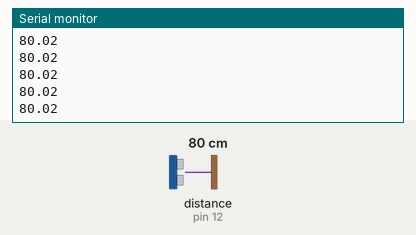
A sketch run on a simulated Arduino Uno, built with avr-gcc and run on an emulated ATmega328P. Parts: the last lines printed to the serial monitor. Wiring (inferred from the names in the program): ultrasonic range finder: trigger pin 11; echo pin 12. Inputs (shaded band) come from the test bench; at power-on: distance to the obstacle (sensor on pin 12) 80 cm. The echo pulse lasts 58.3 µs per cm.

Above: at 1.2 s.
1.3 s: distance to the obstacle (sensor on pin 12) set to 2 cm
At 1.38 s:
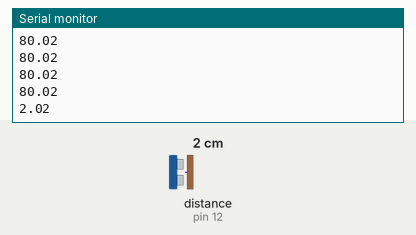
2.8 s: distance to the obstacle (sensor on pin 12) set to 4 cm
At 2.89 s:
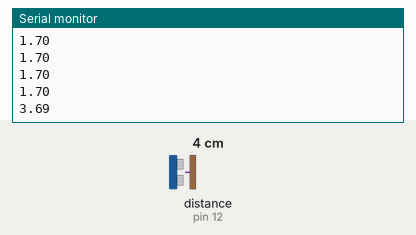
Timing chart, 0 to 5.8 s (numbered marks = the images above; inputs shaded):
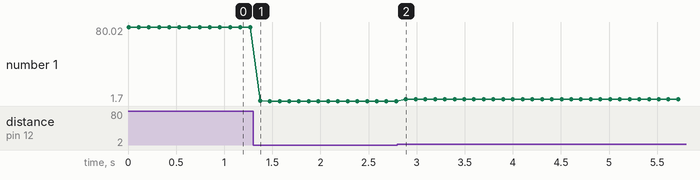

Measured:
- after the input at 1.3 s, the serial monitor: prints a new line after 0.07 s (image 1)
- after the input at 2.8 s, the serial monitor: prints a new line after 0.09 s (image 2)
- plotted number 1: 80.02 → 1.7 after the input at 1.3 s, 1.7 → 3.69 after the input at 2.8 s

The sketch:

is_my_sensor_working_.ino
```cpp
/*
 * Arduinoya verilen kod yüklendikten sonra serial monitor açılıp sensörün önüne obje konulup çekilerek sensörün çalışıp çalışmadığı gözlemlenebilir.
 */


#define Trigger 11
#define Echo 12

void setup(){

  Serial.begin(9600);

  // Define each pin as an input or output.
  pinMode(Echo, INPUT);
  pinMode(Trigger, OUTPUT);
}

void loop(){

  // Make the Trigger LOW (0 volts)
  // for 2 microseconds
  digitalWrite(Trigger, LOW);
  delayMicroseconds(2);

  // Emit high frequency 40kHz sound pulse
  // by making Trigger HIGH (5 volts)
  // for 10 microseconds
  digitalWrite(Trigger, HIGH);
  delayMicroseconds(10);
  digitalWrite(Trigger, LOW);

  // Detect a pulse on the Echo pin.
  // pulseIn() measures the time in
  // microseconds until the sound pulse
  // returns back to the sensor.
  long duration = pulseIn(Echo, HIGH);

  // Speed of sound is:
  // 34300 centimeters per second
  // 34300 / 10^6 centimeters per microsecond
  // 0.0343 centimeters per microsecond
  // Below, we convert microseconds to centimeters by
  // multiplying by 0.0343 and then dividing by 2
  // to account for the roundtrip time.
  float distance = (duration * 0.0343) / 2;

  // Print the distance in centimeters
  Serial.println(distance);

  // Pause for 100 milliseconds
  delay(100);
}
```
